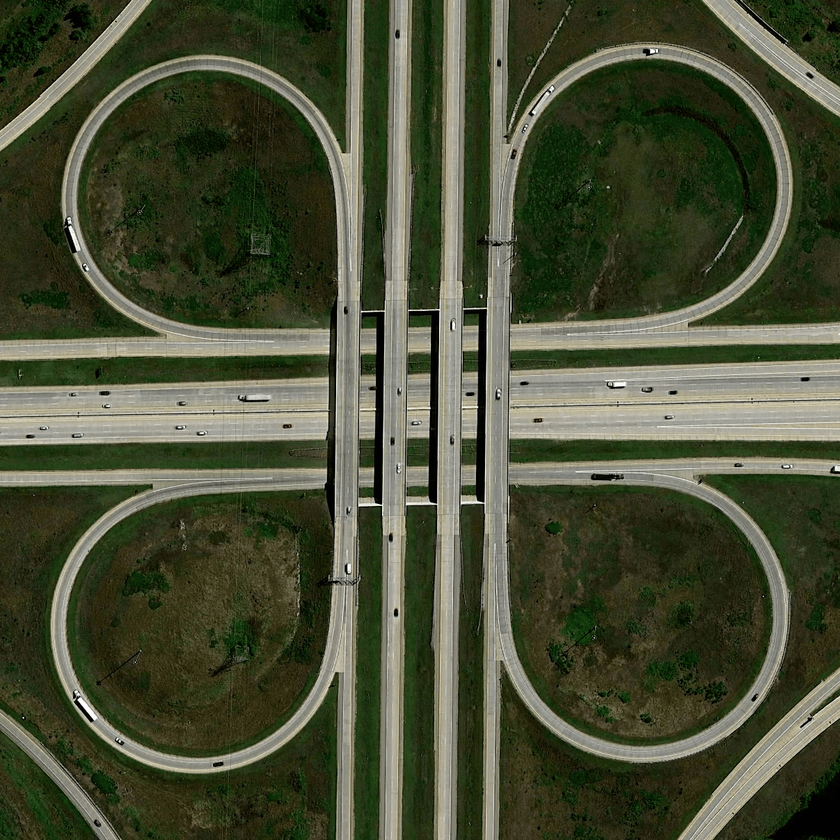
#> input picture Assignment-1/01. Cloverleaf Bridge/cloverleaf_interchange.png, 840 x 840 px, shrunk from 1207 x 1207 before the run
$ jupyter execute q1.ipynb
#> lines starting #> are read from the running program, lines starting #| are printed output that depends on the picture; after the words box and inside, x2 and y2 are one past the last pixel; in counts of white or black regions, pixels touching at a corner belong together
# **2. Cloverleaf Bridge**
### **2.1. Dataset and Preprocessing**
**2.1.1. Image Loading and Exploration**

I used OpenCV to load the image and displayed it using Matplotlib after converting it to RGB format. I extracted basic information like dimensions, data type, and pixel value range. To analyze pixel intensity distribution, I implemented a custom histogram and compared it with OpenCV’s `calcHist(),` plotting both to verify accuracy and understand the image's properties.

[cell 1]
import cv2
import numpy as np
import matplotlib.pyplot as plt


def load_cloverleaf_image(path="cloverleaf_interchange.png"):
#> called with path = 'cloverleaf_interchange.png'
    image = cv2.imread(path)
#> image is the input picture: shape (840, 840, 3); mean B, G, R 53.8, 77.7, 72.3
    if image is None:
        raise FileNotFoundError(f"Image not found: {path}")
    image_rgb = cv2.cvtColor(image, cv2.COLOR_BGR2RGB)
    gray      = cv2.cvtColor(image, cv2.COLOR_BGR2GRAY)
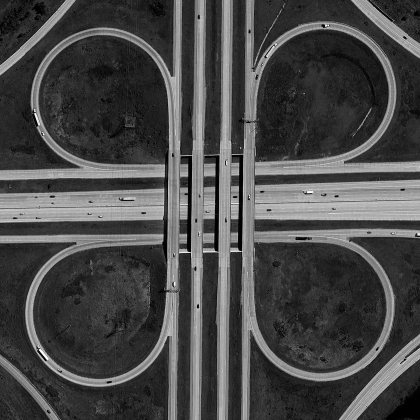
#> gray: shape (840, 840) (shown at 1/2 size); min 0, max 255, mean 73.3

    # show original image
    plt.figure(figsize=(8, 6))
    plt.imshow(image_rgb)
    plt.title("Cloverleaf Interchange - Original Image", pad=12)
    plt.axis("off")
    plt.tight_layout(pad=3.0)
    plt.show()
    print("\n")

    # basic image statistics
    h, w, c = image.shape
    print("Image Information:")
    print(f"  Dimensions        : {w} x {h} pixels  ({c} channels)")
#|   Dimensions        : 840 x 840 pixels  (3 channels)
    print(f"  Pixel value range : {image.min()} - {image.max()}")
#|   Pixel value range : 0 - 255
    print(f"  Data type         : {image.dtype}")
#|   Data type         : uint8
    print(f"  Grayscale mean    : {gray.mean():.2f}  std: {gray.std():.2f}")
#|   Grayscale mean    : 73.34  std: 53.83
    print()

    # custom histogram vs OpenCV histogram, shown side by side
    hist_custom = np.zeros(256, dtype=int)
    for val in gray.ravel():
        hist_custom[val] += 1
#> this loop made 705600 passes
#> val on passes 1 to 3: 25, 26, 30
#> after the loop, hist_custom = 256 values, max 17461 at index 42, min 8 at index 242, mean 2756.2

    hist_cv = cv2.calcHist([gray], [0], None, [256], [0, 256])
#> hist_cv has the same summary as hist_custom

    fig, axes = plt.subplots(1, 2, figsize=(14, 5))
    fig.subplots_adjust(wspace=0.4, top=0.88, bottom=0.13)

    axes[0].bar(range(256), hist_custom, color="steelblue", width=1.0, alpha=0.8)
    axes[0].set_title("Custom Histogram (manual count)", fontsize=12, pad=10)
    axes[0].set_xlabel("Pixel Intensity")
    axes[0].set_ylabel("Frequency")
    axes[0].grid(True, alpha=0.3)

    axes[1].plot(hist_cv, color="darkorange", linewidth=1.5)
    axes[1].fill_between(range(256), hist_cv.flatten(), alpha=0.3, color="darkorange")
    axes[1].set_title("OpenCV calcHist", fontsize=12, pad=10)
    axes[1].set_xlabel("Pixel Intensity")
    axes[1].set_ylabel("Frequency")
    axes[1].grid(True, alpha=0.3)

    plt.suptitle("Grayscale Intensity Histogram Comparison", fontsize=13,
                 fontweight="bold", y=0.98)
    plt.show()
    print("\n")
    return image


image = load_cloverleaf_image()

**2.1.2. Image Preprocessing**

The preprocess_image(image) function enhances the image using the following steps:

    1. Grayscale Conversion: Simplifies the image to intensity values using cv2.cvtColor.
    2. Contrast Enhancement (CLAHE): Improves local contrast for better visibility in low-contrast regions.
    3. Gaussian Blur: Reduces noise and smoothens the image to avoid false edges.
    4. Canny Edge Detection: Highlights prominent edges using intensity gradients.
    5. Morphological Closing: Unifies broken edges with an elliptical kernel to emphasize circular structures.

These techniques refine the image for effective detection of cloverleaf patterns.

[cell 2]
def show_step(img, title):
    plt.figure(figsize=(7, 5))
    cmap = None if img.ndim == 3 else "gray"
    plt.imshow(cv2.cvtColor(img, cv2.COLOR_BGR2RGB) if img.ndim == 3 else img, cmap=cmap)
    plt.title(title, fontsize=12, pad=10)
    plt.axis("off")
    plt.tight_layout(pad=3.0)
    plt.show()
    print("\n")


def preprocess_image(image, display_steps=False):
    # step 1: grayscale — reduces 3 channels to 1 for Hough detection
    gray = cv2.cvtColor(image, cv2.COLOR_BGR2GRAY)
    if display_steps:
        show_step(gray, "Step 1 - Grayscale Conversion")

    # step 2: CLAHE contrast enhancement — helps with uneven aerial lighting
    clahe   = cv2.createCLAHE(clipLimit=2.0, tileGridSize=(8, 8))
    enhanced = clahe.apply(gray)
    if display_steps:
        show_step(enhanced, "Step 2 - CLAHE Contrast Enhancement")

    # step 3: gaussian blur — suppresses road texture noise before edge detection
    blurred = cv2.GaussianBlur(enhanced, (5, 5), 0)
    if display_steps:
        show_step(blurred, "Step 3 - Gaussian Blur 5x5")

    # step 4: canny edge detection — highlights the circular arc boundaries
    edges = cv2.Canny(blurred, 50, 150)
    if display_steps:
        show_step(edges, "Step 4 - Canny Edge Detection")

    # step 5: morphological closing — fills small gaps in the three-quarter arcs
    kernel = cv2.getStructuringElement(cv2.MORPH_ELLIPSE, (3, 3))
    closed = cv2.morphologyEx(edges, cv2.MORPH_CLOSE, kernel)
    if display_steps:
        show_step(closed, "Step 5 - Morphological Closing")

    return closed


preprocessed = preprocess_image(image, display_steps=True)
#> in preprocess_image, `edges = cv2.Canny(blurred, 50, 150)`:
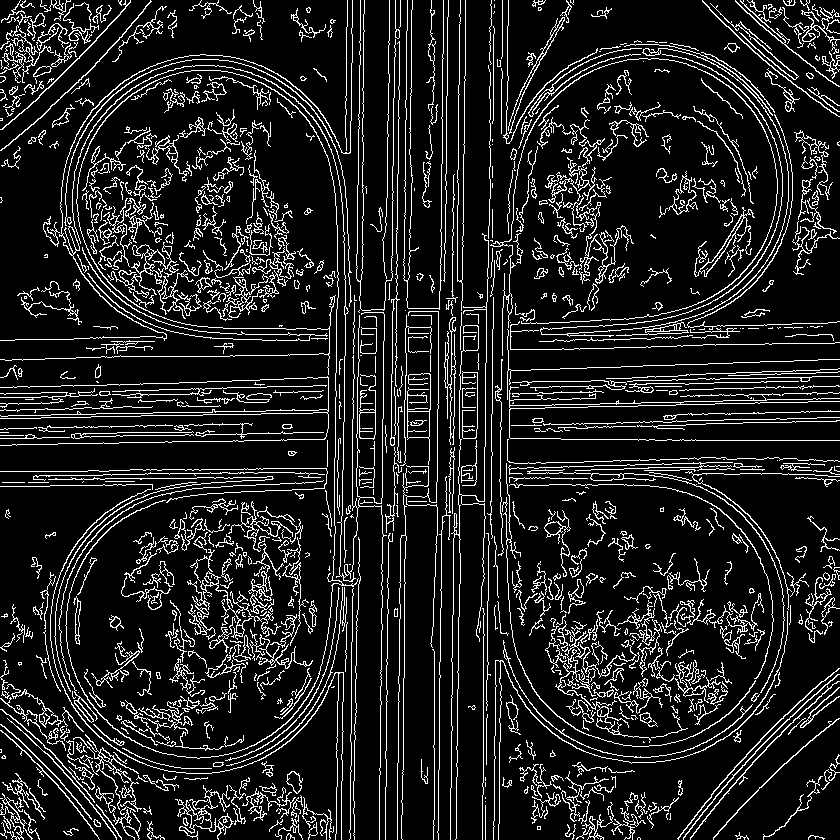
#> edges: shape (840, 840); 12.6% white in thin lines or dots

### **2.2. Cloverleaf Detection and Measurement**
**2.2.1. Cloverleaf Detection and Visualization**

The detection of cloverleaf structures was achieved using the Hough Circle Transform on a preprocessed image. Preprocessing involved grayscale conversion, contrast enhancement with CLAHE, Gaussian blur for noise reduction, Canny edge detection for prominent edges, and morphological closing to unify broken arcs. The Hough Circle Transform was configured with parameters to detect circles within specified size ranges, ensuring minimal overlap and accurate detection of circular features.

Detected circles were visualized by overlaying their boundaries and centers on the original image, allowing for easy verification of results. Parameter tuning addressed challenges like false positives, distorted shapes, and varying circle sizes. This approach effectively highlights cloverleaf patterns while balancing accuracy and robustness.

[cell 3]
def detect_cloverleaves(preprocessed_image):
    # Hough circle transform — parameters tuned for cloverleaf loop radii
    circles = cv2.HoughCircles(
        preprocessed_image,
        cv2.HOUGH_GRADIENT,
        dp=1.2,          # inverse resolution ratio
        minDist=180,     # minimum gap between circle centres
        param1=80,       # Canny upper threshold inside Hough
        param2=80,       # accumulator threshold — higher = stricter
        minRadius=150,   # smallest expected loop radius in pixels
        maxRadius=200,   # largest expected loop radius in pixels
    )
#> circles = [[231, 642.6, 174.2], [252.6, 246.6, 194], [600.6, 228.6, 198], [624.6, 576.6, 190.1], [54.6, 234.6, 195.4]]
    return circles


def visualize_detection(original_image, circles):
    output = original_image.copy()
    if circles is not None:
        # round float centres/radii to integers before drawing
        circles_int = np.uint16(np.around(circles))
        for (x, y, r) in circles_int[0, :]:
            cv2.circle(output, (x, y), r, (0, 255, 0), 2)   # circle boundary
            cv2.circle(output, (x, y), 2, (0, 0, 255), 3)   # centre dot
    return output


def display_image(img, title=""):
    plt.figure(figsize=(8, 6))
    disp = cv2.cvtColor(img, cv2.COLOR_BGR2RGB) if img.ndim == 3 else img
    plt.imshow(disp, cmap=None if img.ndim == 3 else "gray")
    plt.title(title, fontsize=12, pad=10)
    plt.axis("off")
    plt.tight_layout(pad=3.0)
    plt.show()


# run the detection pipeline
original    = cv2.imread("cloverleaf_interchange.png")
preprocessed_det = preprocess_image(original)

circles     = detect_cloverleaves(preprocessed_det)
output_img  = visualize_detection(original, circles)
#> in visualize_detection, `circles_int = np.uint16(np.around(circles))`: circles_int = [[231, 643, 174], [253, 247, 194], [601, 229, 198], [625, 577, 190], [55, 235, 195]]
#> the loop in visualize_detection, `for (x, y, r) in circles_int[0, :]:` made 5 passes
#> after the loop in visualize_detection, `for (x, y, r) in circles_int[0, :]:`:
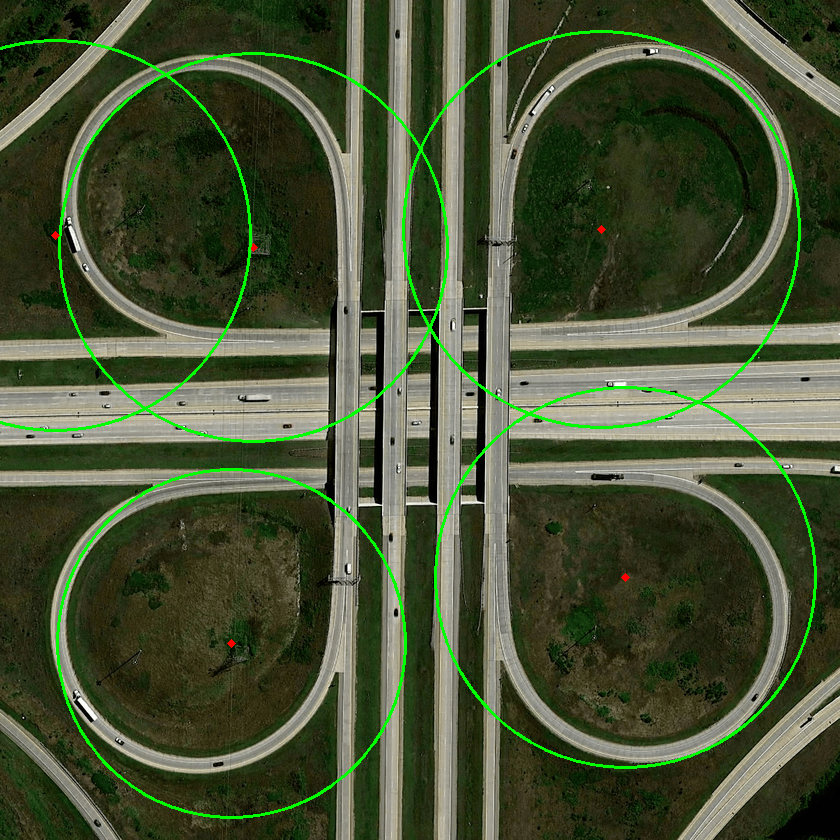
#> output: shape (840, 840, 3); 2.32% of pixels changed, all inside (x1, y1, x2, y2) = (0, 30, 817, 819)

n_detected  = 0 if circles is None else circles.shape[1]
#> n_detected = 5
print(f"Detected {n_detected} cloverleaf loop(s)")
#| Detected 5 cloverleaf loop(s)
display_image(output_img, f"Detected Cloverleaves - {n_detected} circles marked")
print("\n")

**2.2.2. Measuring the Radii of the Detected Cloverleaves**

The **Hough Circle Transform** is used for detecting circular structures in the image. It directly outputs the center (x, y) and radius r of each detected circle in pixels.

    1. Preprocessing Methods:
        Grayscale Conversion: Simplifies the image to intensity values.
        Gaussian Blur: Reduces noise for cleaner edges.
        Canny Edge Detection: Highlights strong edges for circle detection.
        Morphological Closing: Fills gaps in edges to form complete circles.

    2. Circle Visualization:
        Green Circles: Mark the detected boundaries.
        Red Dots: Indicate circle centers.
        Text Labels: Annotate each circle with its radius.

The radii are calculated directly from the Hough Circle Transform's output.

[cell 4]
def detect_cloverleaves(preprocessed_image):
    circles = cv2.HoughCircles(
        preprocessed_image,
        cv2.HOUGH_GRADIENT,
        dp=1.2,
        minDist=180,
        param1=80,
        param2=80,
        minRadius=150,
        maxRadius=200,
    )
    return circles


def measure_radii(original_image, preprocessed_image):
    circles  = detect_cloverleaves(preprocessed_image)
    annotated = original_image.copy()
    radii    = []

    if circles is not None:
        circles_int = np.uint16(np.around(circles))
        for idx, (x, y, r) in enumerate(circles_int[0], start=1):
            x_i, y_i, r_i = int(x), int(y), int(r)
            radii.append(r_i)

            cv2.circle(annotated, (x_i, y_i), r_i, (0, 255, 0), 2)   # boundary
            cv2.circle(annotated, (x_i, y_i), 2, (0, 0, 255), 3)     # centre

            # label positioned just above the top of each circle
            label = f"R{idx} = {r_i}px"
            cv2.putText(annotated, label, (x_i - 45, y_i - r_i - 10),
                        cv2.FONT_HERSHEY_SIMPLEX, 0.6, (255, 0, 0), 2)

    return radii, annotated


def display_image(img, title=""):
    plt.figure(figsize=(8, 6))
    disp = cv2.cvtColor(img, cv2.COLOR_BGR2RGB) if img.ndim == 3 else img
    plt.imshow(disp, cmap=None if img.ndim == 3 else "gray")
    plt.title(title, fontsize=12, pad=10)
    plt.axis("off")
    plt.tight_layout(pad=3.0)
    plt.show()


# measure and display
original_img   = cv2.imread("cloverleaf_interchange.png")
preprocessed_r = preprocess_image(original_img)
radii_list, annotated_img = measure_radii(original_img, preprocessed_r)
#> the loop in measure_radii, `for idx, (x, y, r) in enumerate(circles_int[0], start=1):` made 5 passes
#> (x, y, r, x_i, y_i, r_i, label) on passes 1 to 5: (231, 643, 174, 231, 643, 174, 'R1 = 174px'), (253, 247, 194, 253, 247, 194, 'R2 = 194px'), (601, 229, 198, 601, 229, 198, 'R3 = 198px'), (625, 577, 190, 625, 577, 190, 'R4 = 190px'), (55, 235, 195, 55, 235, 195, 'R5 = 195px')
#> after the loop in measure_radii, `for idx, (x, y, r) in enumerate(circles_int[0], start=1):`:
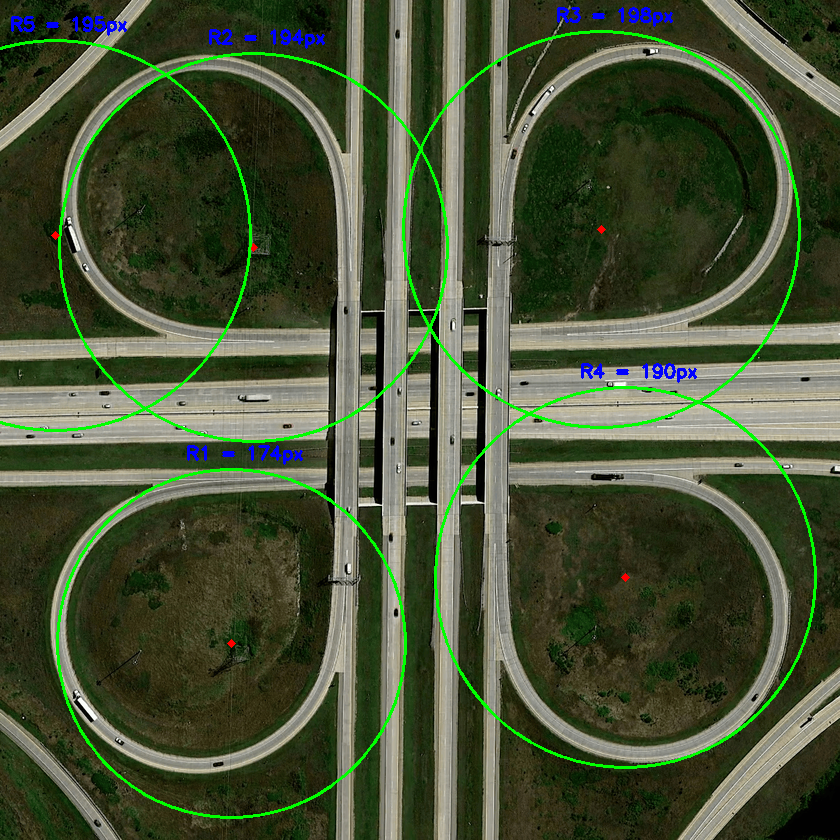
#> annotated: shape (840, 840, 3); 2.81% of pixels changed, all inside (x1, y1, x2, y2) = (0, 7, 817, 819)
#> after the loop in measure_radii, `for idx, (x, y, r) in enumerate(circles_int[0], start=1):`: radii = [174, 194, 198, 190, 195]
#> radii_list = [174, 194, 198, 190, 195]

print("Detected Cloverleaf Radii (pixels):")
for i, r in enumerate(radii_list, start=1):
    print(f"  Loop {i}: {r} px")
#> this loop made 5 passes
#> r on passes 1 to 5: 174, 194, 198, 190, 195
#> (printed output is left out)
print()

display_image(annotated_img, "Detected Circles with Radii Labelled")
print("\n")

**2.2.3. Approximating the Area Enclosed by Each Cloverleaf**

The `calculate_area()` function approximates the area of each detected cloverleaf using two methods:

    1. Radius-Based Area: Calculates the area as A = π·r² using the radius rr detected by the Hough Circle Transform.
    2. Pixel Counting: Creates a binary mask for each circle and counts the pixels within the circular region.

The Hough Circle Transform (cv2.HoughCircles) detects the circle's center and radius. Detected circles are visualized on the original image with green boundaries, red centers, and labeled areas. Both methods' results are compared, and approximate areas are reported in square pixels. This approach balances efficiency (radius-based) and accuracy (pixel counting).

[cell 5]
def preprocess_image(image):
    gray    = cv2.cvtColor(image, cv2.COLOR_BGR2GRAY)
    blurred = cv2.GaussianBlur(gray, (5, 5), 0)
    edges   = cv2.Canny(blurred, 50, 150)
    kernel  = cv2.getStructuringElement(cv2.MORPH_ELLIPSE, (3, 3))
    closed  = cv2.morphologyEx(edges, cv2.MORPH_CLOSE, kernel)
    return closed


def detect_cloverleaves(preprocessed):
    circles = cv2.HoughCircles(
        preprocessed,
        cv2.HOUGH_GRADIENT,
        dp=1.2,
        minDist=180,
        param1=80,
        param2=80,
        minRadius=150,
        maxRadius=200,
    )
    return circles


def calculate_area(original, preprocessed):
    circles  = detect_cloverleaves(preprocessed)
    annotated = original.copy()

    areas_pi     = []   # method 1: pi * r^2
    areas_pixels = []   # method 2: count filled pixels in binary mask

    if circles is not None:
        circles_int = np.uint16(np.around(circles))
        for i, (x, y, r) in enumerate(circles_int[0], start=1):
            x_i, y_i, r_i = int(x), int(y), int(r)

            # method 1: analytical area using pi*r^2
            area_pi = np.pi * (r_i ** 2)
            areas_pi.append(area_pi)

            # method 2: pixel count inside a filled circular mask
            mask       = np.zeros(preprocessed.shape, dtype=np.uint8)
            cv2.circle(mask, (x_i, y_i), r_i, 255, -1)
            area_px    = int(np.count_nonzero(mask))
            areas_pixels.append(area_px)

            cv2.circle(annotated, (x_i, y_i), r_i, (0, 255, 0), 2)
            cv2.putText(annotated, f"Loop {i}", (x_i - 30, y_i - r_i - 10),
                        cv2.FONT_HERSHEY_SIMPLEX, 0.6, (0, 0, 255), 2)

    return areas_pi, areas_pixels, annotated


def display_image(img, title=""):
    plt.figure(figsize=(8, 6))
    disp = cv2.cvtColor(img, cv2.COLOR_BGR2RGB) if img.ndim == 3 else img
    plt.imshow(disp, cmap=None if img.ndim == 3 else "gray")
    plt.title(title, fontsize=12, pad=10)
    plt.axis("off")
    plt.tight_layout(pad=3.0)
    plt.show()


# compute and report areas using both methods
original_a      = cv2.imread("cloverleaf_interchange.png")
preprocessed_a  = preprocess_image(original_a)
#> in preprocess_image, `kernel  = cv2.getStructuringElement(cv2.MORPH_ELLIPSE, (3, 3))`: kernel = [[0, 1, 0], [1, 1, 1], [0, 1, 0]]
area_pi, area_px, annotated_a = calculate_area(original_a, preprocessed_a)
#> in detect_cloverleaves, `circles = cv2.HoughCircles( preprocessed, cv2.HOUGH_GRADIENT, dp=1.2, ..`: circles = [[612.6, 210.6, 170.3], [252.6, 222.6, 191.4], [216.6, 570.6, 188.8], [606.6, 642.6, 174.2]]
#> in calculate_area, `circles_int = np.uint16(np.around(circles))`: circles_int = [[613, 211, 170], [253, 223, 191], [217, 571, 189], [607, 643, 174]]
#> the loop in calculate_area, `for i, (x, y, r) in enumerate(circles_int[0], start=1):` made 4 passes
#> (x, y, r, x_i, y_i, r_i, area_pi, area_px) on passes 1 to 4: (613, 211, 170, 613, 211, 170, 90792, 90785), (253, 223, 191, 253, 223, 191, 114608.4, 114553), (217, 571, 189, 217, 571, 189, 112220.8, 112193), (607, 643, 174, 607, 643, 174, 95114.9, 95093)
#> after the loop in calculate_area, `for i, (x, y, r) in enumerate(circles_int[0], start=1):`:
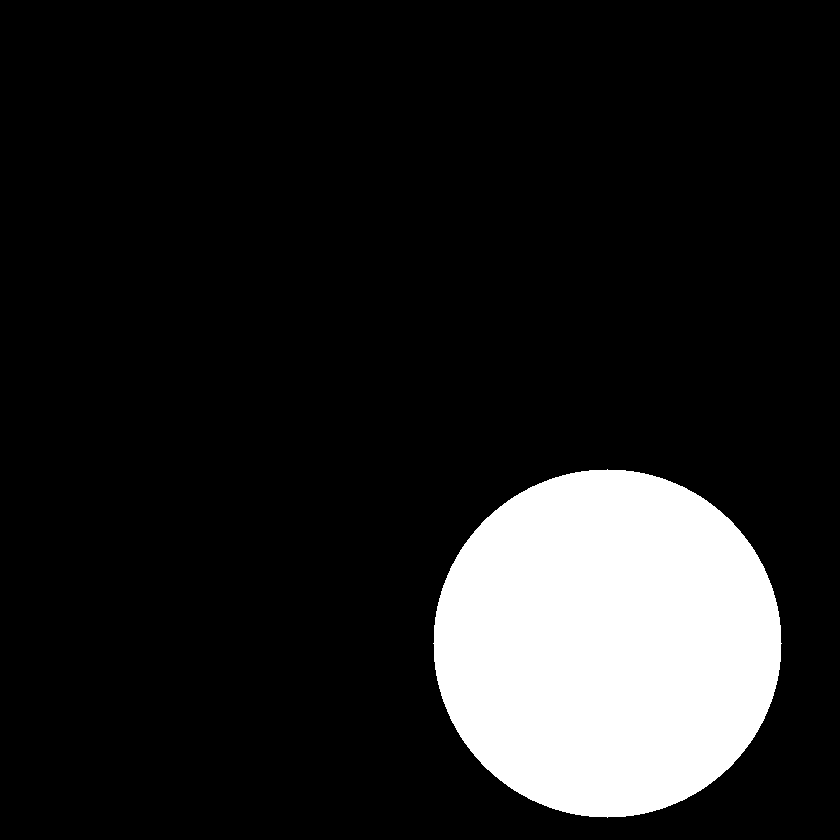
#> mask: shape (840, 840); 13.5% white; 1 white region, box (x1, y1, x2, y2) and area: (433, 469, 782, 818) 95093
#> after the loop in calculate_area, `for i, (x, y, r) in enumerate(circles_int[0], start=1):`: areas_pi = [90792, 114608.4, 112220.8, 95114.9]; areas_pixels = [90785, 114553, 112193, 95093]
#> area_pi = [90792, 114608.4, 112220.8, 95114.9]; area_px = [90785, 114553, 112193, 95093]

for i, (ap, ax) in enumerate(zip(area_pi, area_px), start=1):
    print(f"Cloverleaf {i}:")
    print(f"  Method 1 (pi*r^2)     : {ap:,.2f} sq. pixels")
    print(f"  Method 2 (pixel count): {ax:,} sq. pixels")
    print(f"  Difference            : {abs(ap - ax):,.1f} sq. pixels")
    print()
#> this loop made 4 passes
#> (ap, ax) on passes 1 to 4: (90792, 90785), (114608.4, 114553), (112220.8, 112193), (95114.9, 95093)
#> (printed output is left out)

print("\n")
display_image(annotated_a, "Detected Circles with Area Labels")
